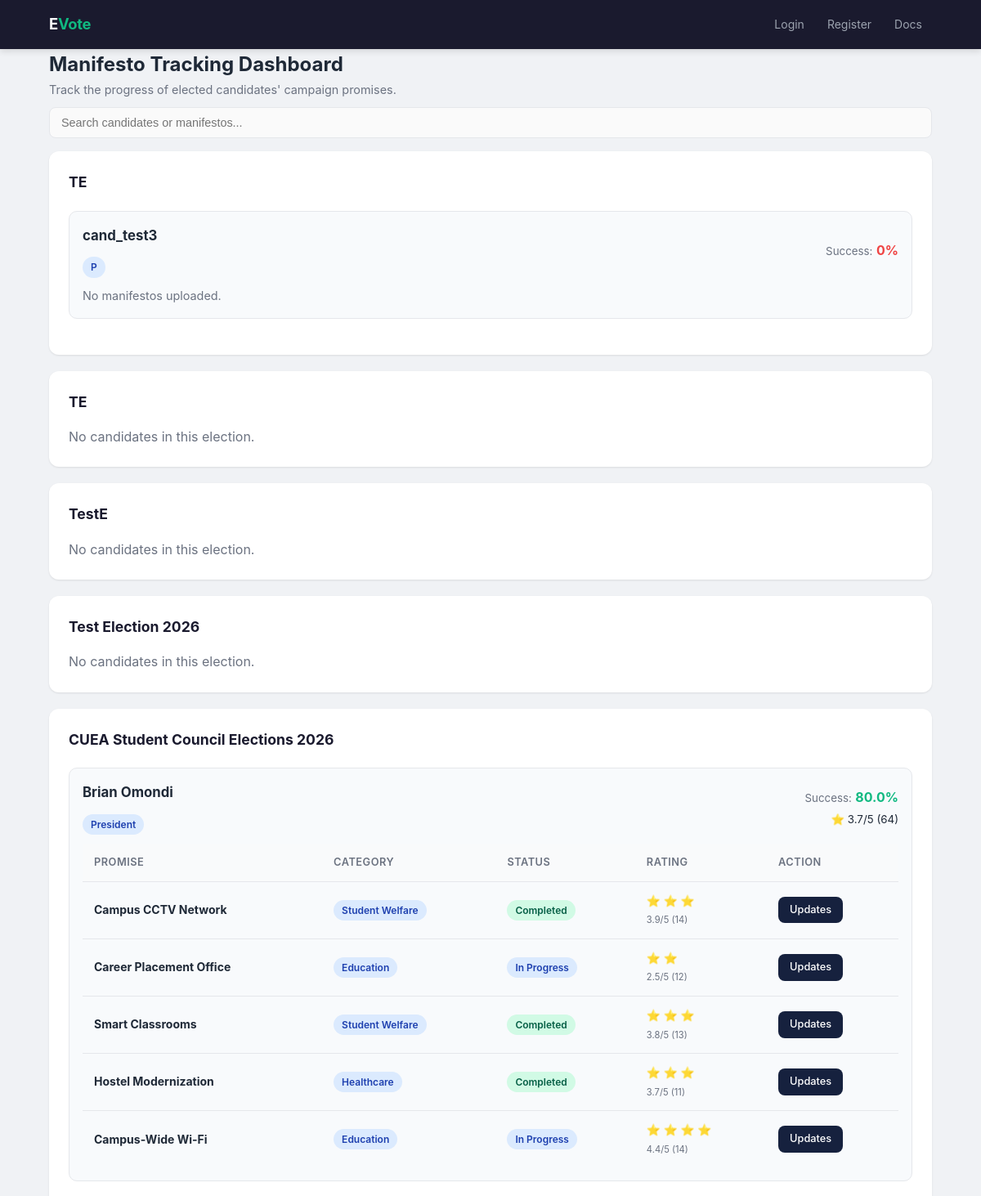
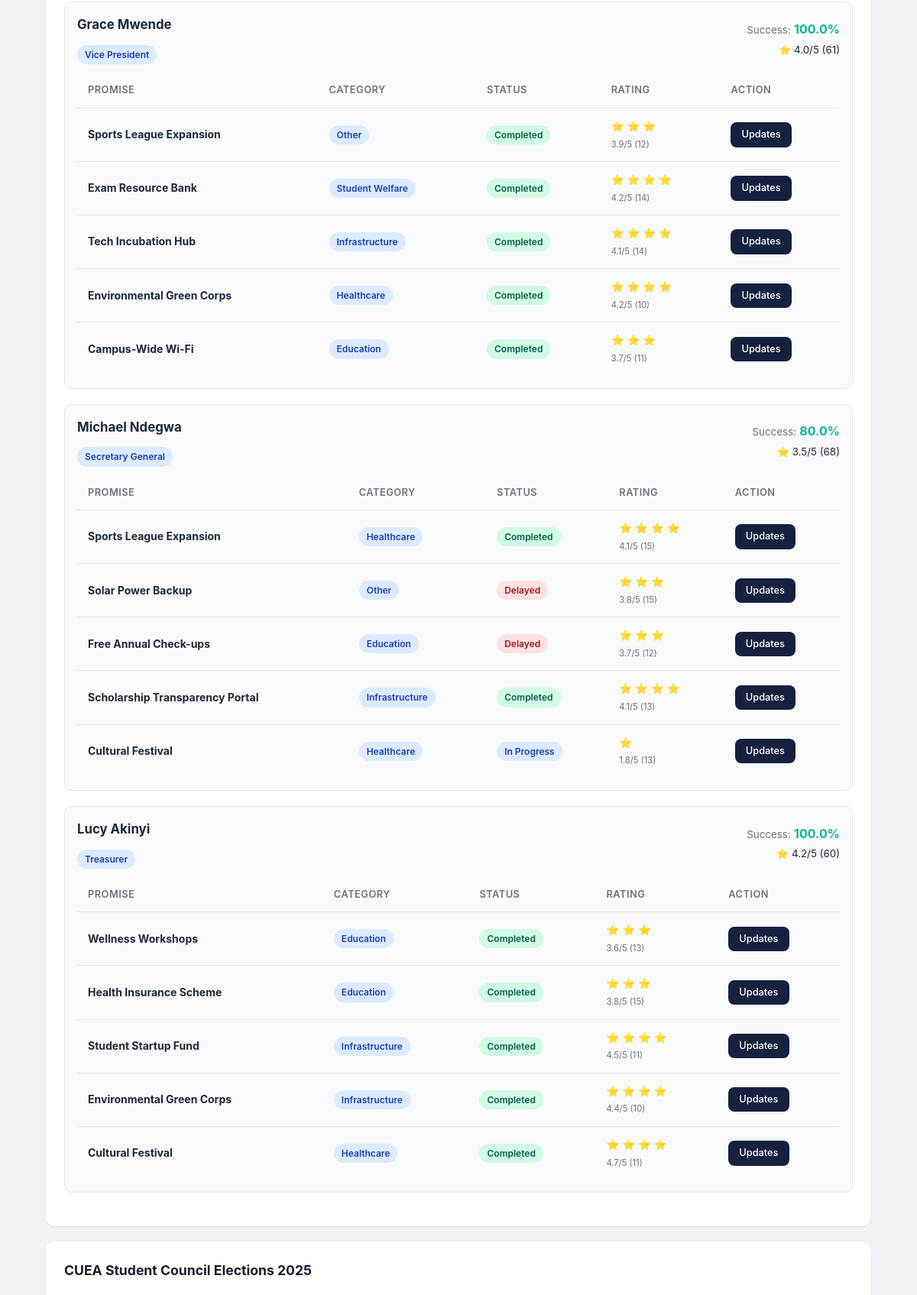
Screenshot of /tracking/ (upper part) with the database file from the repository (2 pictures, top to bottom).
### core/models.py (models this page shows, shortened)
class Election(models.Model):
    title = models.CharField(max_length=200)
    description = models.TextField(blank=True)
    start_date = models.DateTimeField()
    end_date = models.DateTimeField()
    is_active = models.BooleanField(default=False)
    created_at = models.DateTimeField(auto_now_add=True)
    class Meta:
        ordering = ['-created_at']

class Candidate(models.Model):
    APPROVAL_STATUS = [
        ('pending', 'Pending'),
        ('approved', 'Approved'),
        ('rejected', 'Rejected'),
    ]
    user = models.OneToOneField(User, on_delete=models.CASCADE, related_name='candidate_profile')
    position = models.ForeignKey(Position, on_delete=models.SET_NULL, null=True, related_name='candidates')
    election = models.ForeignKey(Election, on_delete=models.CASCADE, related_name='candidates')
    bio = models.TextField(blank=True)
    photo = models.URLField(blank=True, help_text='URL to candidate photo')
    is_approved = models.BooleanField(default=False)
    approval_status = models.CharField(max_length=20, choices=APPROVAL_STATUS, default='pending')
    rejection_reason = models.TextField(blank=True)
    created_at = models.DateTimeField(auto_now_add=True)
    class Meta:
        ordering = ['position__order', 'user__username']
    @property
    def success_rate(self):
        total = Manifesto.objects.filter(candidate=self).count()
        if total == 0:
            return 0
        completed = ManifestoUpdate.objects.filter(
            manifesto__candidate=self, status='completed'
        ).values('manifesto').distinct().count()
        return round((completed / total) * 100, 1)
    @property
    def avg_rating(self):
        from django.db.models import Avg
        result = ManifestoRating.objects.filter(manifesto__candidate=self).aggregate(avg=Avg('rating'))
        return round(result['avg'], 1) if result['avg'] else 0
    @property
    def total_ratings(self):
        return ManifestoRating.objects.filter(manifesto__candidate=self).count()

class User(AbstractUser):
    ROLE_CHOICES = (
        ('voter', 'Voter'),
        ('candidate', 'Candidate'),
        ('admin', 'Admin'),
    )
    role = models.CharField(max_length=20, choices=ROLE_CHOICES, default='voter')
    is_verified = models.BooleanField(default=False)
    student_id = models.CharField(max_length=50, unique=True, null=True, blank=True)

class Position(models.Model):
    election = models.ForeignKey(Election, on_delete=models.CASCADE, related_name='positions')
    title = models.CharField(max_length=200)
    description = models.TextField(blank=True)
    max_votes = models.IntegerField(default=1)
    order = models.IntegerField(default=0)
    class Meta:
        ordering = ['order']

class Manifesto(models.Model):
    candidate = models.ForeignKey(Candidate, on_delete=models.CASCADE, related_name='manifestos')
    title = models.CharField(max_length=200)
    description = models.TextField()
    categories = models.ManyToManyField(Category, related_name='manifestos', blank=True)
    created_at = models.DateTimeField(auto_now_add=True)
    updated_at = models.DateTimeField(auto_now=True)
    class Meta:
        ordering = ['-created_at']

class Category(models.Model):
    name = models.CharField(max_length=100, unique=True)
    class Meta:
        verbose_name_plural = "Categories"
        ordering = ['name']

### core/views.py (the view)
# urls.py: path('tracking/', views.manifesto_tracking,                   # Manifesto tracking dashboard
def manifesto_tracking(request, election_id=None):
    if election_id:
        elections = Election.objects.filter(id=election_id)
    else:
        elections = Election.objects.all()
    tracking_data = []
    for election in elections:
        candidates = Candidate.objects.filter(election=election, is_approved=True)
        candidates_data = []
        for c in candidates:
            manifestos = Manifesto.objects.filter(candidate=c)
            manifestos_data = []
            for m in manifestos:
                latest_update = ManifestoUpdate.objects.filter(manifesto=m).first()
                avg_rating = ManifestoRating.objects.filter(manifesto=m).aggregate(
                    avg=models.Avg('rating')
                )['avg']
                rating_count = ManifestoRating.objects.filter(manifesto=m).count()
                manifestos_data.append({
                    'manifesto': m,
                    'latest_status': latest_update.get_status_display() if latest_update else 'Not Started',
                    'updates_count': ManifestoUpdate.objects.filter(manifesto=m).count(),
                    'avg_rating': round(avg_rating, 1) if avg_rating else 0,
                    'rating_count': rating_count,
                })
            candidates_data.append({'candidate': c, 'manifestos': manifestos_data})
        tracking_data.append({'election': election, 'candidates': candidates_data})
    return render(request, 'core/manifesto_tracking.html', {'tracking_data': tracking_data})

### core/templates/core/manifesto_tracking.html (shortened to what this page needs)
{% extends "core/base.html" %}
{% block content %}
<div class="flex justify-between flex-wrap mb-10">
    <div>
        <h2>Manifesto Tracking Dashboard</h2>
        <p style="color:var(--text-muted); font-size:0.9rem;">Track the progress of elected candidates' campaign promises.</p>
    </div>
</div>
<input type="text" class="search-bar" id="trackingSearch" placeholder="Search candidates or manifestos..." oninput="filterTracking()">
{% for td in tracking_data %}
    <div class="card">
        <h3>{{ td.election.title }}</h3>
        {% for cd in td.candidates %}
            <div class="tracking-candidate" style="margin: 20px 0; padding: 16px; background: #f8fafc; border-radius: 10px; border:1px solid var(--border);">
                <div class="flex justify-between flex-wrap">
                    <div>
                        <h4 style="font-size:1.05rem;">{{ cd.candidate.user.get_full_name|default:cd.candidate.user.username }}</h4>
                        <span class="badge badge-info">{{ cd.candidate.position.title }}</span>
                    </div>
                    <div style="text-align:right;">
                        <small style="color:var(--text-muted);">Success:</small>
                        <strong style="
                            {% if cd.candidate.success_rate >= 70 %}color:var(--success);
                            {% elif cd.candidate.success_rate >= 40 %}color:var(--warning);
                            {% else %}color:var(--danger);{% endif %}">
                            {{ cd.candidate.success_rate }}%
                        </strong>
                        {% if cd.candidate.avg_rating > 0 %}
                            <br><small>⭐ {{ cd.candidate.avg_rating }}/5 ({{ cd.candidate.total_ratings }})</small>
                        {% endif %}
                    </div>
                </div>
                {% if cd.manifestos %}
                    <div style="overflow-x:auto; margin-top:12px;">
                        <table>
                            <tr>
                                <th>Promise</th>
                                <th>Category</th>
                                <th>Status</th>
                                <th>Rating</th>
                                <th>Action</th>
                            </tr>
                            {% for md in cd.manifestos %}
                                <tr class="manifesto-track-row">
                                    <td><strong>{{ md.manifesto.title }}</strong></td>
                                    <td>
                                        {% for cat in md.manifesto.categories.all %}
                                            <span class="badge badge-info">{{ cat.name }}</span>
                                        {% empty %}
                                            <span class="badge badge-warning">Uncategorized</span>
                                        {% endfor %}
                                    </td>
                                    <td>
                                        <span class="badge
                                            {% if md.latest_status == 'Completed' %}badge-success
                                            {% elif md.latest_status == 'In Progress' %}badge-info
                                            {% elif md.latest_status == 'Delayed' %}badge-danger
                                            {% else %}badge-warning{% endif %}">
                                            {{ md.latest_status }}
                                        </span>
                                    </td>
                                    <td>
                                        {% if md.avg_rating > 0 %}
                                            <span style="font-size:0.85rem;">
                                                {% for i in "12345"|make_list %}
                                                    {% if forloop.counter <= md.avg_rating %}⭐{% endif %}
                                                {% endfor %}
                                            </span>
                                            <br><small style="font-size:0.7rem; color:var(--text-muted);">{{ md.avg_rating }}/5 ({{ md.rating_count }})</small>
                                        {% else %}
                                            <small style="color:var(--text-muted);">Unrated</small>
                                        {% endif %}
                                    </td>
                                    <td>
                                        <div class="flex gap-sm">
                                            <a href="{% url 'manifesto_updates' md.manifesto.id %}" class="btn btn-sm">Updates</a>
                                        </div>
                                    </td>
                                </tr>
                            {% endfor %}
                        </table>
                    </div>
                {% else %}
                    <p class="mt-10" style="color:var(--text-muted); font-size:0.9rem;">No manifestos uploaded.</p>
                {% endif %}
            </div>
        {% empty %}
            <p style="color:var(--text-muted);">No candidates in this election.</p>
        {% endfor %}
    </div>
{% empty %}
    <div class="card text-center">
        <p>No elections available for tracking.</p>
    </div>
{% endfor %}
{% endblock %}

### core/templates/core/base.html (style rules this page uses)
:root { --primary: #1a1a2e; --primary-light: #16213e; --accent: #0f3460; --success: #10b981; --warning: #f59e0b; --danger: #ef4444; --info: #3b82f6; --bg: #f0f2f5; --card-bg: #ffffff; --text: #1f2937; --text-muted: #6b7280; --border: #e5e7eb; --radius: 12px; --shadow: 0 1px 3px rgba(0,0,0,0.06), 0 1px 2px rgba(0,0,0,0.04); --shadow-lg: 0 10px 25px rgba(0,0,0,0.08); --transition: all 0.2s ease; }
* { margin: 0; padding: 0; box-sizing: border-box; }
body { font-family: Inter, -apple-system, BlinkMacSystemFont, 'Segoe UI', Roboto, sans-serif; background: var(--bg); color: var(--text); line-height: 1.6; min-height: 100vh; display: flex; flex-direction: column; }
.btn { display: inline-flex; align-items: center; gap: 6px; padding: 10px 20px; background: var(--primary-light); color: #fff; text-decoration: none; border: none; border-radius: 8px; cursor: pointer; font-size: 0.875rem; font-weight: 500; transition: var(--transition); white-space: nowrap; }
.btn-sm { padding: 6px 14px; font-size: 0.8rem; }
.card { background: var(--card-bg); border-radius: var(--radius); padding: 24px; margin-bottom: 20px; box-shadow: var(--shadow); transition: var(--transition); }
.card h3 { margin-bottom: 16px; color: var(--primary); font-size: 1.1rem; }
.card h4 { margin-bottom: 12px; color: var(--text); font-size: 1rem; }
table { width: 100%; border-collapse: collapse; }
table th, table td { padding: 12px 14px; text-align: left; border-bottom: 1px solid var(--border); font-size: 0.875rem; }
table th { background: #f9fafb; font-weight: 600; color: var(--text-muted); font-size: 0.8rem; text-transform: uppercase; letter-spacing: 0.5px; }
table tr:last-child td { border-bottom: none; }
.badge { display: inline-flex; align-items: center; padding: 3px 10px; border-radius: 20px; font-size: 0.75rem; font-weight: 600; }
.badge-success { background: #d1fae5; color: #065f46; }
.badge-danger { background: #fee2e2; color: #991b1b; }
.badge-info { background: #dbeafe; color: #1e40af; }
.search-bar { width: 100%; padding: 10px 14px; border: 1px solid var(--border); border-radius: 8px; font-size: 0.9rem; margin-bottom: 16px; transition: var(--transition); background: #fafafa; }
.flex { display: flex; gap: 10px; align-items: center; }
.flex-wrap { flex-wrap: wrap; }
.justify-between { justify-content: space-between; }
.gap-sm { gap: 6px; }
.mt-10 { margin-top: 10px; }
.mb-10 { margin-bottom: 10px; }

### rows the page displays
Election: election "TE"
Candidate: candidate.user.get_full_name "cand_test3", candidate.position "P", candidate.success_rate "0", shows "No manifestos uploaded."
Election: election "TE"
Election: election "TestE"
Election: election "Test Election 2026"
Election: election "CUEA Student Council Elections 2026"
Candidate: candidate.user.get_full_name "Brian Omondi", candidate.position "President", candidate.success_rate "80.0", candidate.avg_rating "3.7", candidate.total_ratings "64"
Manifesto: manifesto "Campus CCTV Network", latest_status "Completed", avg_rating "3.9", rating_count "14"
Category: name "Student Welfare"
Manifesto: manifesto "Career Placement Office", latest_status "In Progress", avg_rating "2.5", rating_count "12"
Category: name "Education"
Manifesto: manifesto "Smart Classrooms", latest_status "Completed", avg_rating "3.8", rating_count "13"
Manifesto: manifesto "Hostel Modernization", latest_status "Completed", avg_rating "3.7", rating_count "11"
Category: name "Healthcare"
Manifesto: manifesto "Campus-Wide Wi-Fi", latest_status "In Progress", avg_rating "4.4", rating_count "14"
Candidate: candidate.user.get_full_name "Grace Mwende", candidate.position "Vice President", candidate.success_rate "100.0", candidate.avg_rating "4.0", candidate.total_ratings "61"
Manifesto: manifesto "Sports League Expansion", latest_status "Completed", avg_rating "3.9", rating_count "12"
Category: name "Other"
Manifesto: manifesto "Exam Resource Bank", latest_status "Completed", avg_rating "4.2", rating_count "14"
Manifesto: manifesto "Tech Incubation Hub", latest_status "Completed", avg_rating "4.1", rating_count "14"
Category: name "Infrastructure"
Manifesto: manifesto "Environmental Green Corps", latest_status "Completed", avg_rating "4.2", rating_count "10"
Manifesto: manifesto "Campus-Wide Wi-Fi", latest_status "Completed", avg_rating "3.7", rating_count "11"
Candidate: candidate.user.get_full_name "Michael Ndegwa", candidate.position "Secretary General", candidate.success_rate "80.0", candidate.avg_rating "3.5", candidate.total_ratings "68"
Manifesto: manifesto "Sports League Expansion", latest_status "Completed", avg_rating "4.1", rating_count "15"
Manifesto: manifesto "Solar Power Backup", latest_status "Delayed", avg_rating "3.8", rating_count "15"
Manifesto: manifesto "Free Annual Check-ups", latest_status "Delayed", avg_rating "3.7", rating_count "12"
Manifesto: manifesto "Scholarship Transparency Portal", latest_status "Completed", avg_rating "4.1", rating_count "13"
Manifesto: manifesto "Cultural Festival", latest_status "In Progress", avg_rating "1.8", rating_count "13"
Candidate: candidate.user.get_full_name "Lucy Akinyi", candidate.position "Treasurer", candidate.success_rate "100.0", candidate.avg_rating "4.2", candidate.total_ratings "60"
Manifesto: manifesto "Wellness Workshops", latest_status "Completed", avg_rating "3.6", rating_count "13"
Manifesto: manifesto "Health Insurance Scheme", latest_status "Completed", avg_rating "3.8", rating_count "15"
Manifesto: manifesto "Student Startup Fund", latest_status "Completed", avg_rating "4.5", rating_count "11"
Manifesto: manifesto "Environmental Green Corps", latest_status "Completed", avg_rating "4.4", rating_count "10"
Manifesto: manifesto "Cultural Festival", latest_status "Completed", avg_rating "4.7", rating_count "11"
Election: election "CUEA Student Council Elections 2025"
